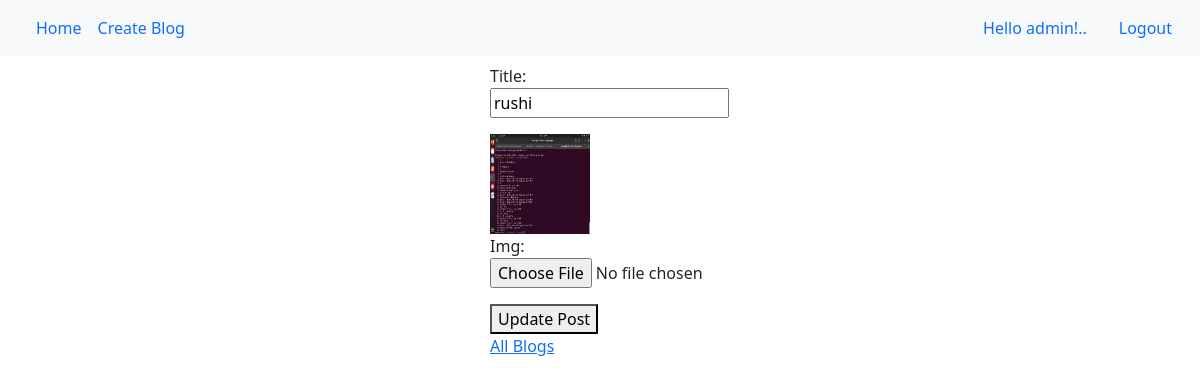
The page /edit_blog/9 (signed in) on the database its author committed.
### core/models.py (models this page shows, shortened)
class Blog(models.Model):
    user = models.ForeignKey(User,
                        default = 1,
                        null = True,
                        on_delete = models.SET_NULL
                        )
    title = models.CharField(max_length=50)
    img = models.ImageField(upload_to ='pics')

### core/views.py (the view, shortened to what this page needs)
# urls.py: path("edit_blog/<str:blog_id>", core_views.edit_blog, name="edit_blog"),
@login_required
def edit_blog(request, blog_id):
    if request.user.is_superuser:
        blog = Blog.objects.get(id=blog_id)
    else:
        blog = Blog.objects.filter(user=request.user).get(id=blog_id)
    data = {
        "blog": blog,
    }
    return render(request, "view_blog.html", data)

### templates/view_blog.html (shortened to what this page needs)
{% extends "base.html" %}
{% block content %}
<form  style="margin: auto; width: 220px;" method="post" enctype="multipart/form-data">
    <p><label for="id_title">Title:</label> <input type="text" name="title" value="{{blog.title}}" maxlength="50" ></p>
    {% if blog.img %}
    <img src="{{ blog.img.url }}" width="100" height="100" alt="image here" class="prod-size">
    {% endif %}
    <p><label for="id_img">Img:</label> <input type="file" name="img" ></p>
    <button type="submit">Update Post</button>
<br>
    <a href="{% url 'listing' %}">All Blogs</a>
  </form>
  {% endblock content %}

### templates/base.html (shortened to what this page needs)
<!doctype html>
<html lang="en">
<head>
  <link href="https://cdn.jsdelivr.net/npm/bootstrap@5.0.0-beta2/dist/css/bootstrap.min.css" rel="stylesheet"
>
</head>
<body>
  <nav class="navbar navbar-expand-lg navbar-black bg-light">
    <div class="container-fluid">
      <div class="collapse navbar-collapse" id="navbarSupportedContent">
        <ul class="navbar-nav me-auto mb-2 mb-lg-0">
          {% if user.is_authenticated %}
          <li class="nav-item">
            <a class="nav-link active" aria-current="page" href="{% url 'listing'%}">Home</a>
          </li>
          <li class="nav-item">
            <a class="nav-link" href="{% url 'post'%}">Create Blog</a>
          </li>
          {%else%}
          <li class="nav-item">
            <a class="nav-link active" aria-current="page" href="{% url 'login'%}">Home</a>
          </li>
         {% endif%}
        </ul>
        <form class="d-flex">
          {% if user.is_authenticated %}
          <li class="nav">
            <a class="nav-link" href="#">Hello {{user.username}}!..</a>
          </li>
          <li class="nav">
            <a class="nav-link" href="{% url 'logout' %}">Logout</a>
          </li>
          {% endif %}
        </form>
      </div>
    </div>
  </nav>
  {% block content%}
  {% endblock content%}
</body>
</html>

### rows shown on the page
Blog: title "rushi", img (picture)

### other values the page prints
{{ user.username }} "admin"
